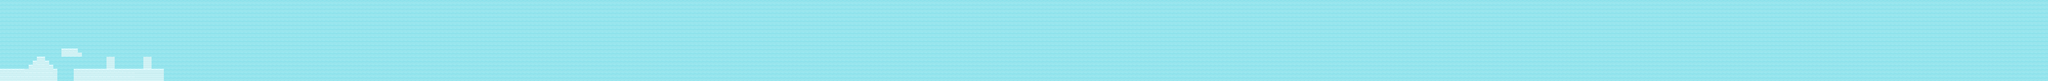

Tiled map render using the project's own tile images. Description and the map definition, with tile-layer contents summarised, below:
An orthogonal 500x20 tile map with 32x32 px tiles, 2 tile layers (PatronesFondo, PatronesTerreno) and 19 objects.

<map version="1.0" orientation="orthogonal" renderorder="right-down" width="500" height="20" tilewidth="32" tileheight="32" nextobjectid="42">
 <tileset firstgid="1" name="tiles32" tilewidth="32" tileheight="32" tilecount="98" columns="14">
  <image source="tiles32.png" width="448" height="224" />
 </tileset>
 <layer name="PatronesFondo" width="500" height="20">
  <data>[10000 cells, 10000 non-empty, 1 distinct tile ids]</data>
 </layer>
 <layer name="PatronesTerreno" width="500" height="20">
  <data>[10000 cells, 146 non-empty, 5 distinct tile ids]</data>
 </layer>
 <objectgroup name="Suelos">
  <object id="1" x="2" y="543">
   <polyline points="0,0 220,1 221,-32 253,-30 254,-63 285,-63 285,-95 350,-93 350,-62 379,-61 380,-41 411,-31 413,-1 445,-2 446,93" />
  </object>
  <object id="2" x="479" y="382">
   <polyline points="0,0 2,61 159,62 159,35 130,35 128,1 2,0" />
  </object>
  <object id="3" x="576" y="637">
   <polyline points="0,0 1,-95 477,-95 478,1" />
  </object>
  <object id="17" x="0" y="544">
   <polyline points="0,0 2,-543 1215,-539" />
  </object>
  <object id="31" x="833.333" y="538.667">
   <polyline points="0,0 -1.33333,-93.3333 57.3333,-92 65.3333,2.66667 284,6.66667 285.333,-86.6667 353.333,-93.3333 350.667,4 444,2.66667 446.667,98.6667" />
  </object>
 </objectgroup>
 <objectgroup name="Monedas" visible="0">
  <object id="5" x="173" y="371" width="40" height="40" />
  <object id="12" x="243" y="327" width="40" height="40" />
  <object id="13" x="375" y="373" width="40" height="40" />
  <object id="14" x="523" y="307" width="40" height="40" />
  <object id="15" x="684" y="443" width="40" height="40" />
  <object id="16" x="414" y="244" width="40" height="40" />
 </objectgroup>
 <objectgroup name="Enemigos">
  <object id="18" x="294" y="372.667" width="40" height="40" />
  <object id="20" x="549" y="307" width="40" height="40" />
  <object id="21" x="689" y="492" width="40" height="40" />
  <object id="22" x="979" y="484" width="40" height="40" />
 </objectgroup>
 <objectgroup name="Contenedores">
  <object id="34" x="478.667" y="378.667">
   <polyline points="0,0 0,-93.3333" />
  </object>
  <object id="35" x="606.667" y="382.667">
   <polyline points="0,0 2.66667,-108" />
  </object>
  <object id="40" x="578.667" y="545.333">
   <polyline points="0,0 0,-84" />
  </object>
  <object id="41" x="350.667" y="456">
   <polyline points="0,0 2.66667,-105.333" />
  </object>
 </objectgroup>
</map>
